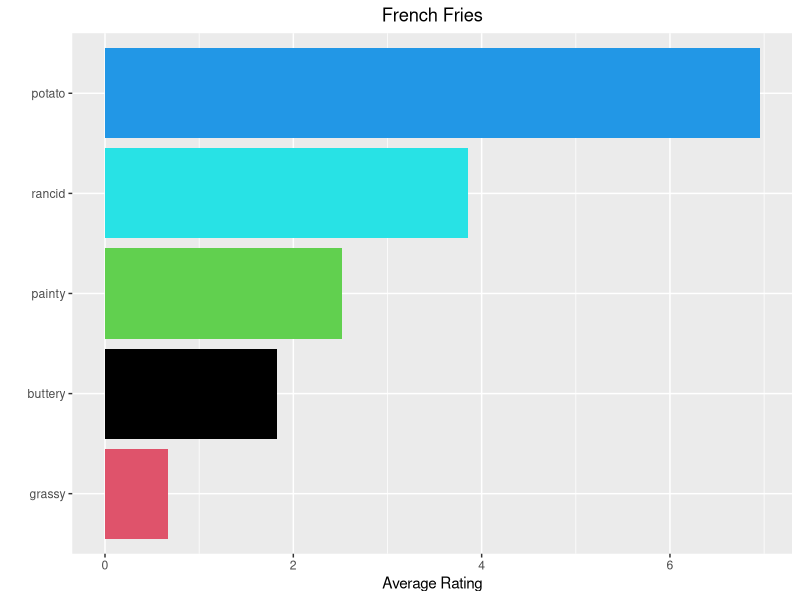

Reproduce this figure in R.
#Jason Wells
#10/18/2019
#Activity 9b
#Group: Isaiah Vaughn
library(tidyverse)
library(reshape2)
library(RColorBrewer)
ff <- french_fries
colorpal <- palette(brewer.pal(n=5,name = "Dark2"))
ff_long <- ff %>%
  gather("Category", "Amount", potato:painty) %>%
  group_by(Category) %>%
  na.omit() %>%
  summarize(avgval = mean(Amount))
ff_long %>%
  ggplot() +
  geom_col(mapping = aes(x = reorder(Category, avgval), y = avgval, fill = Category)) +
  labs(title = "French Fries",
       x = "",
       y = "Average Rating") +
  theme(plot.title = element_text(hjust = .5),
        legend.position = "none") +
  coord_flip() +
  scale_fill_manual(values = colorpal)
